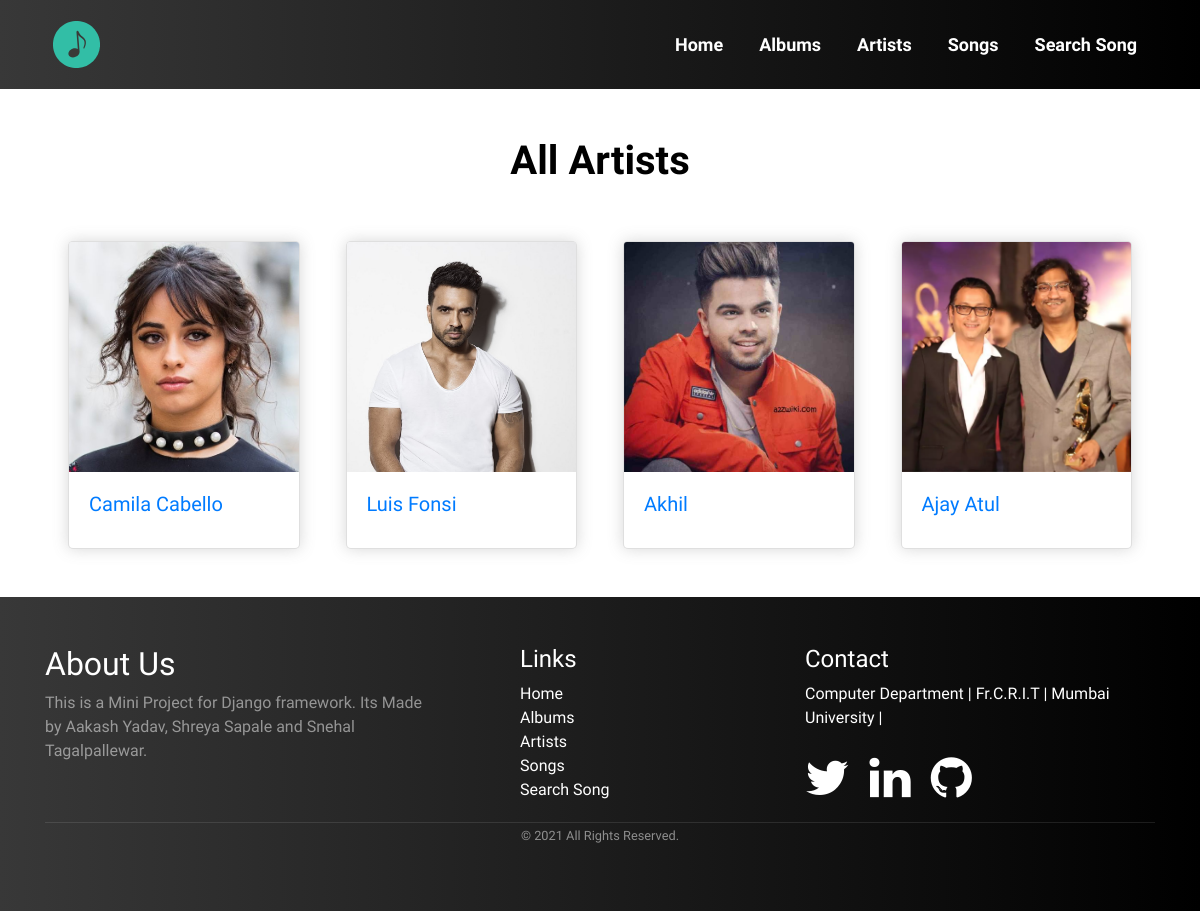
Screenshot of /artists/ with the database file from the repository.
### accounts/models.py (models this page shows, shortened)
class Artist (models.Model):
    name = models.CharField(max_length=50, default="")
    front_page = models.BooleanField(default=False)
    artist_image = models.ImageField(upload_to="artist-images/", default="")

### accounts/views.py (the view)
# urls.py: path('artists/', views.artists, name="artists"),
def artists(request):
    artists = Artist.objects.all()
    context = {
        'artists': artists,
    }
    return render(request, 'artist.html', context)

### templates/artist.html (shortened to what this page needs)
{% extends 'main/base.html' %}
{% load static %}
{% block cssLinks %}
<link rel="stylesheet" href="{% static '/css/album.css' %}">
{% endblock %}
{% block body %}
<div class="container">
    <div class="title"><br><br>
        <h1 class="title-main text-center" style="color:rgb(0, 0, 0);"><b>All Artists</b></h1>
        <br><br>
    </div>
    <div class="box-outer-albums">
        <div class="card-group">
            {% for artist in artists %}
            <a href="/artistPage/{{artist.pk}}" class="col" style="text-decoration: none;">
                <div class="card mb-5  mx-2 hover-shadow-2">
                    <img class="card-img-top " src="/media/{{artist.artist_image}}" alt="Card image cap">
                    <div class="card-body">
                        <h5 class="card-title">{{artist.name}}</h5>
                    </div>
                </div>
            </a>
            {% endfor %}
        </div>
    </div>
</div>
{% endblock %}

### static/css/common.css (style rules this page uses)
* { margin: 0; padding: 0; font-family: "Quicksand", sans-serif; }
.hover-shadow-2 { box-shadow: 0 0px 15px 0 rgba(100, 100, 100, 0.26); }
.card { border-radius: 5px; }

### rows the page displays
Artist: artist_image (picture), name "Camila Cabello"
Artist: artist_image (picture), name "Luis Fonsi"
Artist: artist_image (picture), name "Akhil"
Artist: artist_image (picture), name "Ajay Atul"
